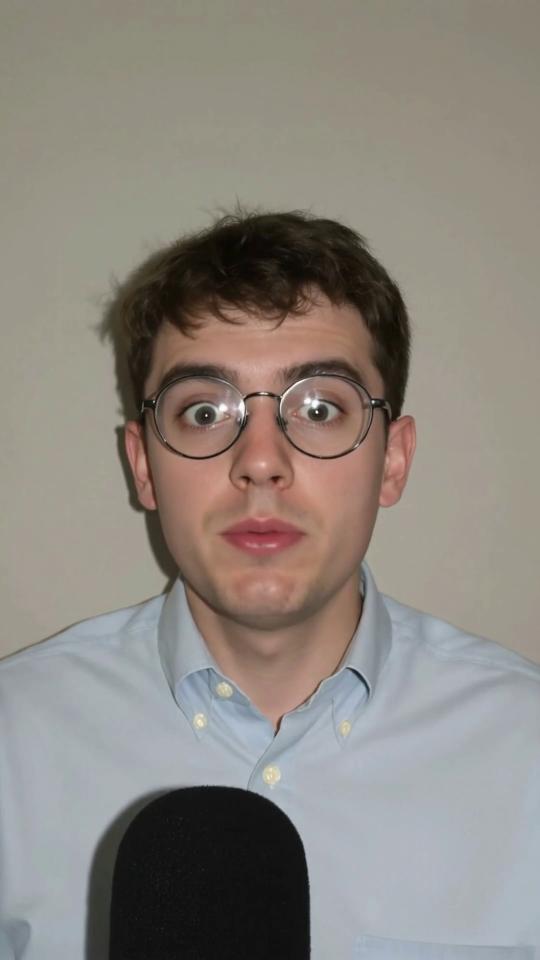
#> input picture marketing_video_generation/topics/stacktags_finance/How to launder 1.5 billion in crypto/video/_build/hook_qa/h7.png, 1080 x 1920 px, given in place of h7.png_cut.png, which was not available (shown at 1/2 size)
$ python generate_dashes.py hook_qa/h7.png
#> lines starting #> are read from the running program, lines starting #| are printed output that depends on the picture; after the words box and inside, x2 and y2 are one past the last pixel; in counts of white or black regions, pixels touching at a corner belong together; pictures that were not available may be replaced by others from this repository, and a replacement may not be noted
# Bake a teal dashed outline that follows a cut-out's silhouette.
# Reads ../assets/<key>_cut.png, writes ../assets/<key>_dash.png.
import os, sys
import numpy as np
from PIL import Image, ImageDraw
from skimage import measure
from skimage.measure import approximate_polygon
from scipy import ndimage

HERE = os.path.dirname(os.path.abspath(__file__))
AS = os.path.join(HERE, '..', 'assets')
SS, PAD, OFFSET, LW, ON, OFF = 3, 30, 13, 6, 17, 12
COL = (17, 146, 113, 255)   # teal-d #119271

def make(key):
#> called with key = 'hook_qa/h7.png'
    im = Image.open(os.path.join(AS, key + '_cut.png')).convert('RGBA')
    W, H = im.size
#> W = 1080; H = 1920
    cw, ch = W + 2 * PAD, H + 2 * PAD
#> cw = 1140; ch = 1980
    canv = Image.new('RGBA', (cw, ch), (0, 0, 0, 0))
#> canv: PIL image 1140x1980 RGBA; every value is 0
    canv.alpha_composite(im, (PAD, PAD))
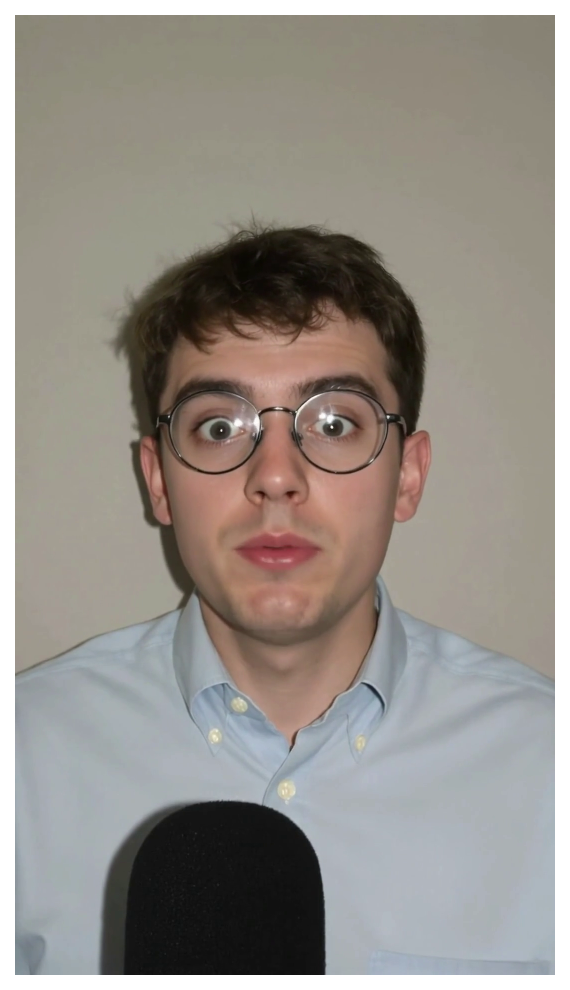
#> canv: PIL image 1140x1980 RGBA (shown at 1/2 size); mean R, G, B, A 128.4, 122.8, 116.2, 234.3; transparent parts drawn white
    mask = np.asarray(canv)[..., 3] > 40
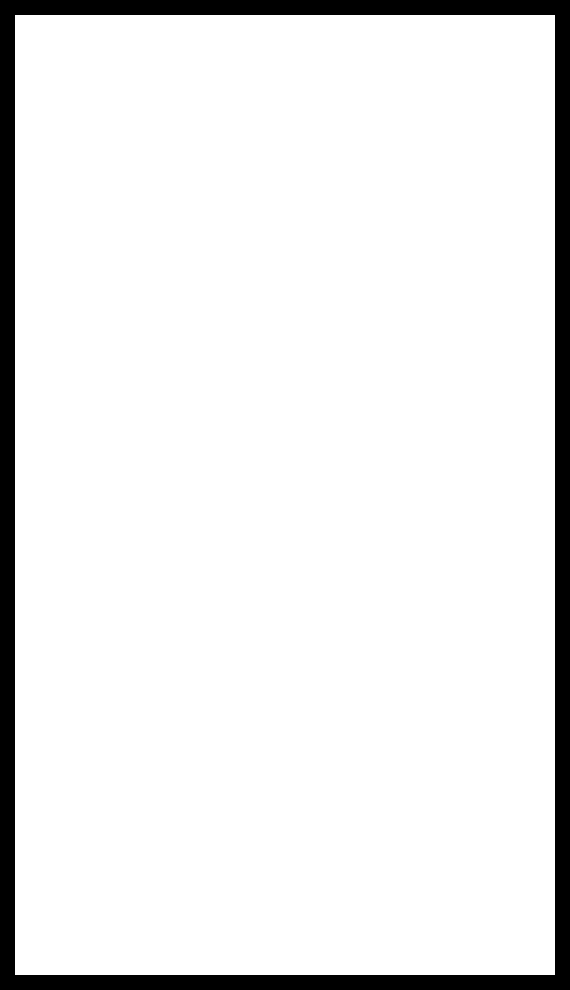
#> mask: shape (1980, 1140) bool (shown at 1/2 size); 91.9% white; 1 black region, box (x1, y1, x2, y2) and area: (0, 0, 1140, 1980) 183600
    mask = ndimage.binary_fill_holes(mask)
    mask = ndimage.binary_dilation(mask, iterations=OFFSET)
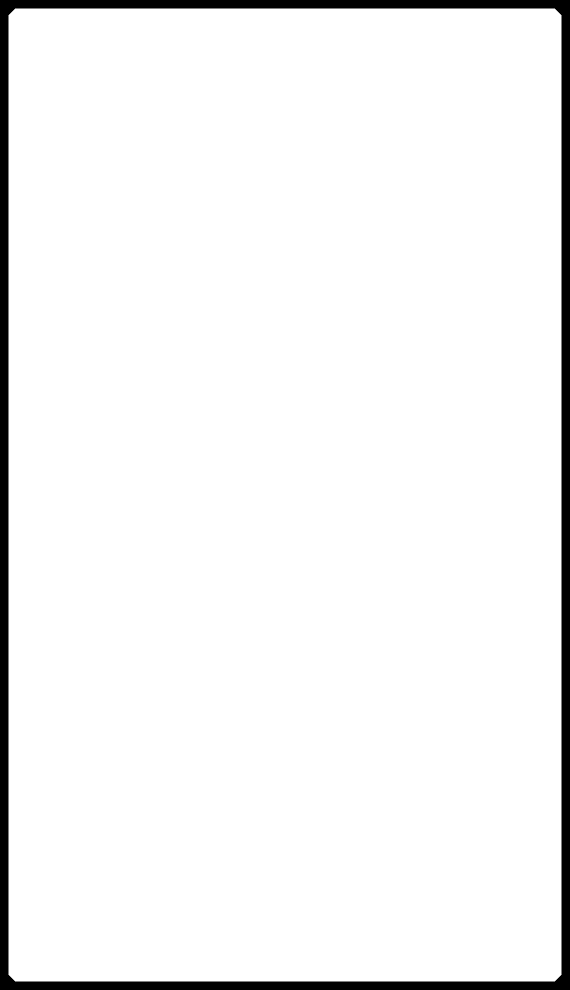
#> mask: shape (1980, 1140) bool (shown at 1/2 size); 95.3% white; 1 black region, box (x1, y1, x2, y2) and area: (0, 0, 1140, 1980) 105288
    mask = ndimage.gaussian_filter(mask.astype(float), 2.2) > 0.5
#> mask: shape (1980, 1140) bool; 95.3% white; 1 black region, box (x1, y1, x2, y2) and area: (0, 0, 1140, 1980) 105296
    conts = sorted(measure.find_contours(mask.astype(float), 0.5), key=len, reverse=True)
#> conts = 1 point arrays, longest 6105 points
    if not conts:
        print('  !! no contour for', key); return
    ov = Image.new('RGBA', (cw * SS, ch * SS), (0, 0, 0, 0))
#> ov: PIL image 3420x5940 RGBA; every value is 0
    d = ImageDraw.Draw(ov)
    r = LW * SS / 2.0
    period = ON + OFF
    poly = approximate_polygon(conts[0], tolerance=1.5)
#> poly = [[1962.5, 1108], [1962.5, 31], [1950, 17.5], [31, 16.5], [17.5, 29], [16.5, 1108], [29, 1121.5], [1948, 1122.5], [1962.5, 1108]]
    pts = poly[:, ::-1].astype(float)
#> pts = [[1108, 1962.5], [31, 1962.5], [17.5, 1950], [16.5, 31], [29, 17.5], [1108, 16.5], [1121.5, 29], [1122.5, 1948], [1108, 1962.5]]
    pts = np.vstack([pts, pts[:1]])
#> pts = [[1108, 1962.5], [31, 1962.5], [17.5, 1950], [16.5, 31], [29, 17.5], [1108, 16.5], [1121.5, 29], [1122.5, 1948], [1108, 1962.5], [1108, 1962.5]]
    seg = np.hypot(np.diff(pts[:, 0]), np.diff(pts[:, 1]))
#> seg = [1077, 18.4, 1919, 18.4, 1079, 18.4, 1919, 20.51, 0]
    acc = 0.0
    for i in range(len(pts) - 1):
        p0, p1, L = pts[i], pts[i + 1], seg[i]
        if L < 1e-6:
            continue
        steps = max(1, int(L))
        for s in range(steps):
            t = s / steps
            if (acc + t * L) % period < ON:
                x = (p0[0] + (p1[0] - p0[0]) * t) * SS
                y = (p0[1] + (p1[1] - p0[1]) * t) * SS
                d.ellipse([x - r, y - r, x + r, y + r], fill=COL)
        acc += L
#> this loop made 9 passes
#> (p0, p1, L, steps, acc) on passes 1 to 8: ([1108, 1962.5], [31, 1962.5], 1077, 1077, 1077), ([31, 1962.5], [17.5, 1950], 18.4, 18, 1095.4), ([17.5, 1950], [16.5, 31], 1919, 1919, 3014.4), ([16.5, 31], [29, 17.5], 18.4, 18, 3032.8), ([29, 17.5], [1108, 16.5], 1079, 1079, 4111.8), ([1108, 16.5], [1121.5, 29], 18.4, 18, 4130.2), ([1121.5, 29], [1122.5, 1948], 1919, 1919, 6049.2), ([1122.5, 1948], [1108, 1962.5], 20.51, 20, 6069.7)
#> (p1, L) on pass 9: ([1108, 1962.5], 0)
#> after the loop, acc = 6069.7
    ov = ov.resize((cw, ch), Image.LANCZOS)
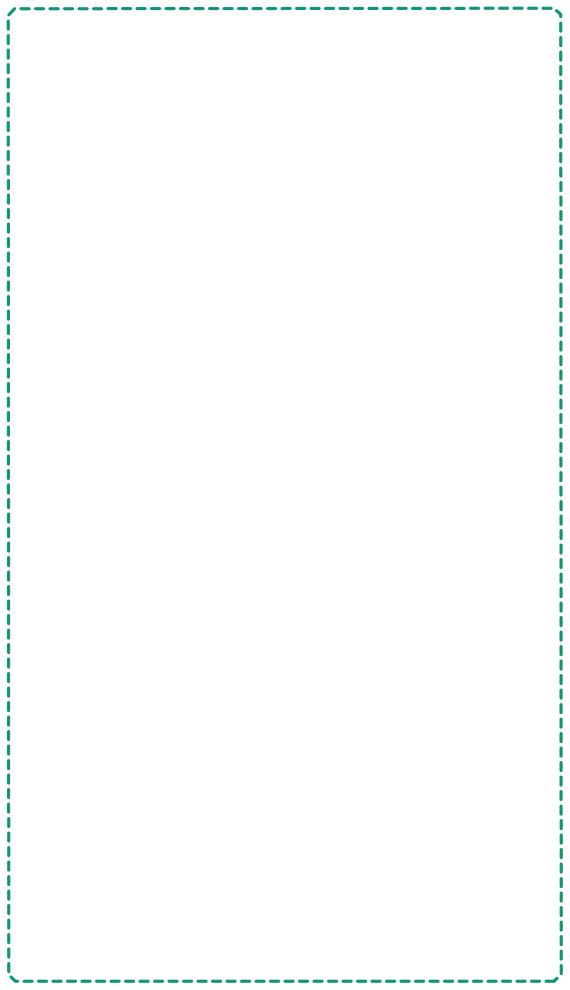
#> ov: PIL image 1140x1980 RGBA (shown at 1/2 size); mean R, G, B, A 0.3, 3.1, 2.3, 3.1; transparent parts drawn white
    canv.alpha_composite(ov)
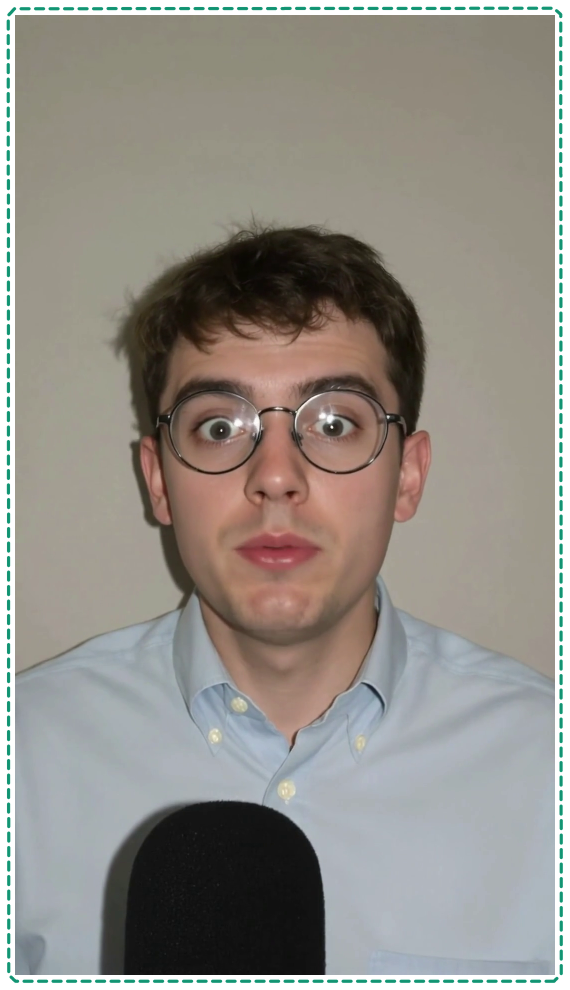
#> canv: PIL image 1140x1980 RGBA (shown at 1/2 size); mean R, G, B, A 128.7, 125.9, 118.5, 237.4; transparent parts drawn white
    canv.save(os.path.join(AS, key + '_dash.png'))
    print(f'  OK {key}_dash.png  {canv.size[0]}x{canv.size[1]}  (src {W}x{H})')
#|   OK hook_qa/h7.png_dash.png  1140x1980  (src 1080x1920)

if __name__ == '__main__':
    for k in (sys.argv[1:] or ['mixer']):
        make(k)
    print('Done.')
